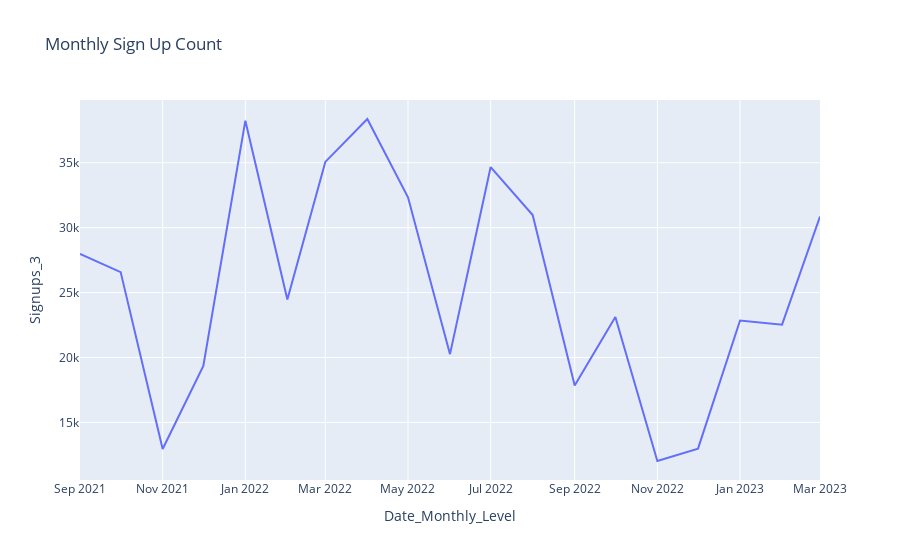

Here is the notebook cell this chart was saved with:
### Code cell
sign_ups=Medium_source[["Date_Monthly_Level","Signups_3"]].groupby(["Date_Monthly_Level"]).sum().reset_index()
sign_ups=sign_ups.sort_values(by=["Date_Monthly_Level"])
fig = px.line(sign_ups, x="Date_Monthly_Level", y="Signups_3", title='Monthly Sign Up Count')
fig.show()

### Figure 1 — Plotly figure (JSON) as saved in the notebook; plotly's stock layout.template omitted (floating-point values rounded to 4 significant figures)
{"data": [{"hovertemplate": "Date_Monthly_Level=%{x}<br>Signups_3=%{y}<extra></extra>", "legendgroup": "", "line": {"color": "#636efa", "dash": "solid"}, "marker": {"symbol": "circle"}, "mode": "lines", "name": "", "orientation": "v", "showlegend": false, "type": "scatter", "x": ["2021-09-01", "2021-10-01", "2021-11-01", "2021-12-01", "2022-01-01", "2022-02-01", "2022-03-01", "2022-04-01", "2022-05-01", "2022-06-01", "2022-07-01", "2022-08-01", "2022-09-01", "2022-10-01", "2022-11-01", "2022-12-01", "2023-01-01", "2023-02-01", "2023-03-01"], "xaxis": "x", "y": [27978, 26581, 12960, 19358, 38242, 24463, 35067, 38372, 32343, 20260, 34671, 30972, 17851, 23115, 12031, 12986, 22850, 22532, 30864], "yaxis": "y"}], "layout": {"legend": {"tracegroupgap": 0}, "title": {"text": "Monthly Sign Up Count"}, "xaxis": {"anchor": "y", "domain": [0, 1], "title": {"text": "Date_Monthly_Level"}}, "yaxis": {"anchor": "x", "domain": [0, 1], "title": {"text": "Signups_3"}}}}
